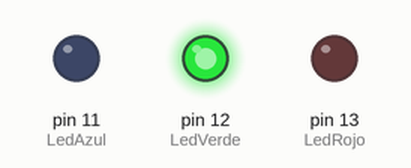
This sketch was run on a simulated Arduino Uno, built with avr-gcc and run on an emulated ATmega328P. Parts: output pins drawn as LEDs (lit = HIGH).

Above: at 2.5 s.
At 6.0 s:
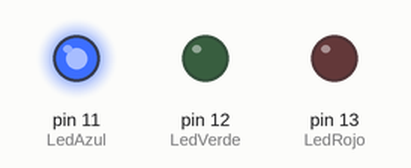
At 9.5 s:
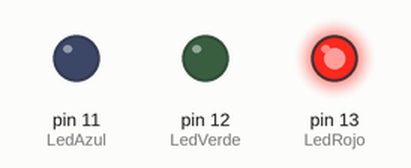
Timing chart, 0 to 15.6 s (numbered marks = the images above):
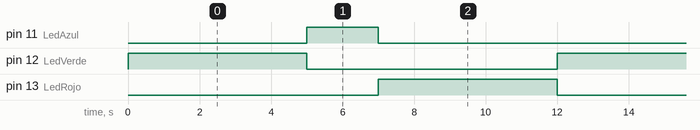

Measured:
- by itself, pin 11 (LedAzul): alternates HIGH for 2.0 s and LOW for 10.0 s
- by itself, pin 12 (LedVerde), pin 13 (LedRojo): alternates HIGH for 5.0 s and LOW for 7.0 s
- by itself, everything shown: repeats every 12.0 s, in 3 steps

The sketch:

15_Semaforo.ino
```cpp
/*
  Parpadeo para más de un LED

*/
// Adaptado por: Sergio Fco. Hernández Machuca
// sfhm_clases@hotmail.com

//---------------------------------------------------------------------
// Se utilizan tres Pines o Terminales DIGITALES para controlar LEDs.
int LedRojo = 13;
int LedVerde = 12;
int LedAzul = 11;

int Interruptor = 10;

// Esta rutina de ajuste se ejecuta una sola vez cuando se oprime "Reset":
void setup() {
	pinMode(LedRojo, OUTPUT);   // Inicializa el Pin Digital como "salida".
	pinMode(LedVerde, OUTPUT);  // Inicializa el Pin Digital como "salida".
	pinMode(LedAzul, OUTPUT);   // Inicializa el Pin Digital como "salida".
	pinMode(Interruptor, INPUT); // "Entrada"

	// Primero apagamos todos los LEDs
	digitalWrite(LedRojo, LOW);     //
	digitalWrite(LedVerde, LOW);    //
	digitalWrite(LedAzul, LOW);     //
}
//---------------------------------------------------------------------
// Esta rutina en lazo se ejecuta una y otra vez, por siempre:
void loop() {
	digitalWrite(LedAzul, LOW);   //
	digitalWrite(LedRojo, LOW);   //
	digitalWrite(LedVerde, HIGH); // VERDE
	delay(5000);
	digitalWrite(LedRojo, LOW);   //
	digitalWrite(LedVerde, LOW);  //
	digitalWrite(LedAzul, HIGH);  // AMARILLO (bueno, Azul)
	delay(2000);
	digitalWrite(LedAzul, LOW);   //
	digitalWrite(LedVerde, LOW);  //
	digitalWrite(LedRojo, HIGH);  // ROJO
	delay(5000);
}
```
